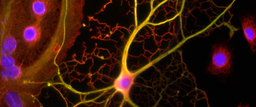
#> input picture Learning_from_images/jupter_files/ex1/neuro.png, 256 x 107 px, shrunk from 928 x 388 before the run
$ jupyter execute 01_kmeans.ipynb   (shell and % lines are left out)
#> lines starting #> are read from the running program, lines starting #| are printed output that depends on the picture
[cell 1]
import numpy as np
import cv2
import math
import sys
import timeit

import matplotlib.pyplot as plt

############################################################
#
#                       KMEANS
#
############################################################

# implement distance metric - e.g. squared distances between pixels
def distance(a, b):
    # YOUR CODE HERE
    return np.linalg.norm(a-b)

# k-means works in 3 steps
# 1. initialize
# 2. assign each data element to current mean (cluster center)
# 3. update mean
# then iterate between 2 and 3 until convergence, i.e. until ~smaller than 5% change rate in the error

def update_mean(img, clustermask):
    """This function should compute the new cluster center, i.e. numcluster mean colors"""

    unique, counts = np.unique(clustermask, return_counts=True)# YOUR CODE HERE
    # [15 lines of commented-out code are left out]

    for k in range(numclusters):
        tmp = clustermask==k
        redimg = img*tmp
        for i in range(current_cluster_centers.shape[1]):
            current_cluster_centers[k,i] = np.sum(redimg[:,:,i]) / counts[k]

    #print('New:',current_cluster_centers)
    pass

def assign_to_current_mean(img, clustermask):
    """The function expects the img, the resulting image and a clustermask.
    After each call the pixels in result should contain a cluster_color corresponding to the cluster
    it is assigned to. clustermask contains the cluster id (int [0...num_clusters]
    Return: the overall error (distance) for all pixels to there closest cluster center (mindistance px -> cluster center).
    """
    overall_dist = 0
    # YOUR CODE HERE
    tmp = np.zeros(numclusters,dtype=float)
    #print(tmp)
    for r in range(h1):
        for c in range(w1):
            for k in range(numclusters):
                tmp[k] = distance(current_cluster_centers[k,:], img[r,c,:])

            idx = np.argmin(tmp)
            clustermask[r,c] = idx
            overall_dist += np.min(tmp)

    return overall_dist

def initialize(img):
    """inittialize the current_cluster_centers array for each cluster with a random pixel position"""
    # YOUR CODE HERE
    # random numclusters from pixels

    # numclusters
    xcl = np.random.randint(low=0, high=w1-1, size=numclusters)
    ycl = np.random.randint(low=0, high=h1-1, size=numclusters)

    # [4 lines of commented-out code are left out]

    for i in range(numclusters):
        current_cluster_centers[i,:]  = img[ycl[i],xcl[i],:]

    return current_cluster_centers


def kmeans(img, cflag):
    """Main k-means function iterating over max_iterations and stopping if
    the error rate of change is less then 2% for consecutive iterations, i.e. the
    algorithm converges. In our case the overall error might go up and down a little
    since there is no guarantee we find a global minimum.
    """
    max_iter = 10
    max_change_rate = 0.02
    dist_old = sys.float_info.max
    dist_new = 0

    clustermask = np.zeros((h1, w1, 1), np.uint8)
    result = np.zeros((h1, w1, 3), np.uint8)

    # initializes each pixel to a cluster
    # iterate for a given number of iterations or if rate of change is
    # very small
    # YOUR CODE HERE
    # init 1)
    current_cluster_centers = initialize(img)
    #print(current_cluster_centers.shape)

    # iteration
    while max_iter>0:
        # sort pixels to ks
        dist_new = assign_to_current_mean(img, clustermask)

        percent = (dist_old - dist_new) / dist_old
        print('Error: {0:.3f}'.format(percent))

        # [6 lines of commented-out code are left out]

        if percent<max_change_rate:
            # here paint paint final result once
            for k in range(numclusters):
                for r in range(h1):
                    for c in range(w1):
                        if cflag==0: # cflag 0: use demo colors
                            result[r,c,:] = cluster_colors[int(clustermask[r,c,0])]
                        else: # cflag 1: use color from k center point = img pixels
                            result[r,c,:] = current_cluster_centers[int(clustermask[r,c,0])]
            break

        dist_old = dist_new

        # review center of means
        update_mean(img, clustermask)
        max_iter-=1

    return result

# num of cluster
numclusters = 5
# corresponding colors for each cluster
cluster_colors = [[255, 0, 0], [0, 255, 0], [0, 0, 255], [0, 255, 255], [255, 255, 255], [0, 0, 0], [128, 128, 128]]
# initialize current cluster centers (i.e. the pixels that represent a cluster center)
current_cluster_centers = np.zeros((numclusters, 3), np.float32)
#print(current_cluster_centers.shape)

# load image
#imgraw = cv2.imread('Lenna.png')
imgraw = cv2.imread('neuro.png')
#> imgraw is the input picture: shape (107, 256, 3); mean B, G, R 13.3, 24, 55.8
#imgraw = cv2.imread('nature.png')
scaling_factor = 0.5
imgraw = cv2.resize(imgraw, None, fx=scaling_factor, fy=scaling_factor, interpolation=cv2.INTER_AREA)
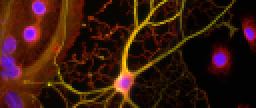
#> imgraw: shape (54, 128, 3) (shown 2 times larger); mean B, G, R 13.4, 24.1, 55.8

# compare different color spaces and their result for clustering
# YOUR CODE HERE or keep going with loaded RGB colorspace img = imgraw

# execute k-means over the image
# it returns a result image where each pixel is color with one of the cluster_colors
# depending on its cluster assignment
cflag = 0 # 0: use cluster_color or 1: center image color
h1, w1 = imgraw.shape[:2]
#> h1 = 54; w1 = 128
#print(h1,w1)
print('Running kmeans for two color spaces and RGB')
vis = np.zeros((3*h1, 2*w1, 3), np.uint8)
for n in range(3):
    if n == 0:
        #HSV
        print('kmean for HSV for 5 clusters')
        image = cv2.cvtColor(imgraw, cv2.COLOR_BGR2HSV)
        cflag = 0
    elif n==1:
        #YUV
        print('kmean for YUV for 5 clusters')
        image = cv2.cvtColor(imgraw, cv2.COLOR_BGR2YUV)
        cflag = 0
    else:
        #orig color image
        print('kmean for RGB for 5 clusters (use image color)')
        image = imgraw
        cflag = 1

    res = kmeans(image, cflag)

    vis[h1*n:h1*(n+1), :w1] = res
    vis[h1*n:h1*(n+1), w1:(2*w1)] = image
#> this loop made 3 passes
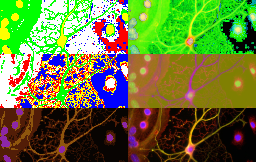
#> vis: shape (162, 256, 3); mean B, G, R 57.6, 120.3, 103.2

cv2.imshow("Color-based Segmentation Kmeans-Clustering [HSV,YUV,RGB]", vis)
cv2.waitKey(0)
cv2.destroyAllWindows()

#cv2.imwrite('res.png',vis)
